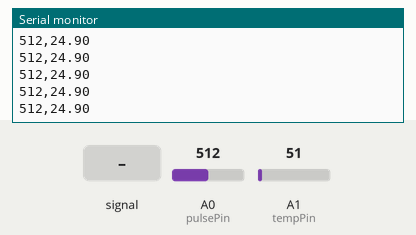
The sketch below on a simulated Arduino Uno, built with avr-gcc and run on an emulated ATmega328P. On the bench: the last lines printed to the serial monitor. The inputs (shaded band) are chosen by the test bench; at power-on: A1 (tempPin) = 51, A0 (pulsePin) = 512.

Above: at 1.2 s.
1.3 s: A0 (pulsePin) fed a 200 Hz sine of ±81 counts around its level
At 1.34 s:
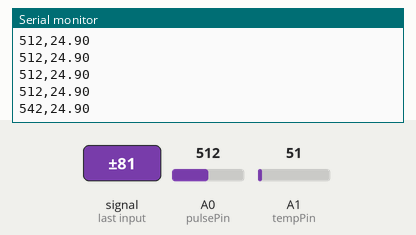
2.8 s: A1 (tempPin) set to 61
At 2.85 s:
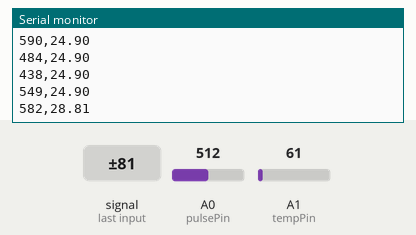
4.3 s: A0 (pulsePin) set to 716
At 4.3 s:
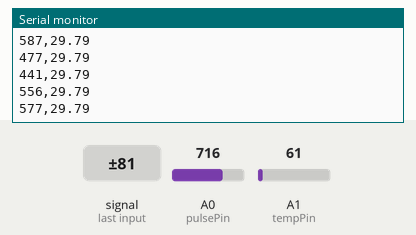
5.8 s: A0 (pulsePin) fed a 2 Hz sine of ±306 counts around its level
At 5.91 s:
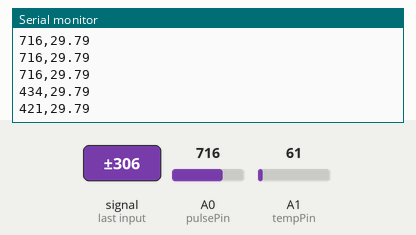
8.8 s: A1 (tempPin) set to 71
At 8.81 s:
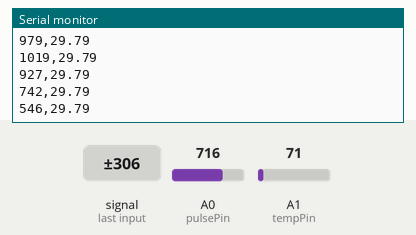
10.3 s: A0 (pulsePin) set to 900
At 10.31 s:
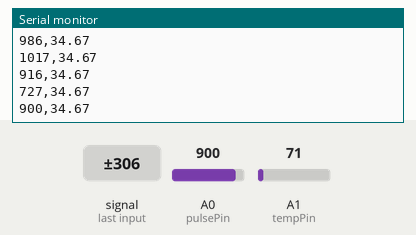
Timing chart, 0 to 12.8 s (numbered marks = the images above; inputs shaded):
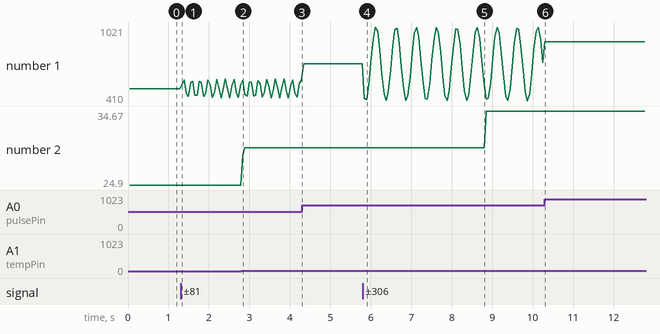

Measured:
- after the input at 1.3 s, the serial monitor: prints a new line at once (image 1)
- after the input at 2.8 s, the serial monitor: prints a new line at once (image 2)
- after the input at 5.8 s, the serial monitor: prints a new line after 0.10 s (image 4)
- plotted number 1: 512 → 549 after the input at 1.3 s, 577 → 716 after the input at 4.3 s, 716 → 546 after the input at 5.8 s
- plotted number 2: 24.9 → 29.79 after the input at 2.8 s

The sketch:

Laptop_Mode.ino
```cpp
// পিন কনফিগারেশন
const int pulsePin = A0; // পালস সেন্সর
const int tempPin = A1;  // টেম্পারেচার সেন্সর (LM35)

void setup() {
  Serial.begin(9600); // সিরিয়াল কমিউনিকেশন শুরু
}

void loop() {
  // --- পার্ট ১: টেম্পারেচার সেন্সর --
  // টেম্পারেচার সেন্সর খুব সেনসিটিভ, তাই আমরা ২০ বার রিডিং নিয়ে গড় করব
  float totalTemp = 0;
  for(int i = 0; i < 20; i++) {
    int tempRaw = analogRead(tempPin);
    // LM35 সূত্র: (Reading * 5.0V * 100) / 1024
    float tempC = (tempRaw * 5.0 * 100.0) / 1024.0;
    totalTemp += tempC;
    delay(2); // ছোট বিরতি
  }
  float stableTemp = totalTemp / 20.0; // গড় তাপমাত্রা


  // --- পার্ট ২: পালস সেন্সর (রিয়েল হার্টবিট) ---
  int pulseRaw = analogRead(pulsePin);


  Serial.print(pulseRaw);
  Serial.print(",");
  Serial.println(stableTemp);

  delay(10);
}
```
